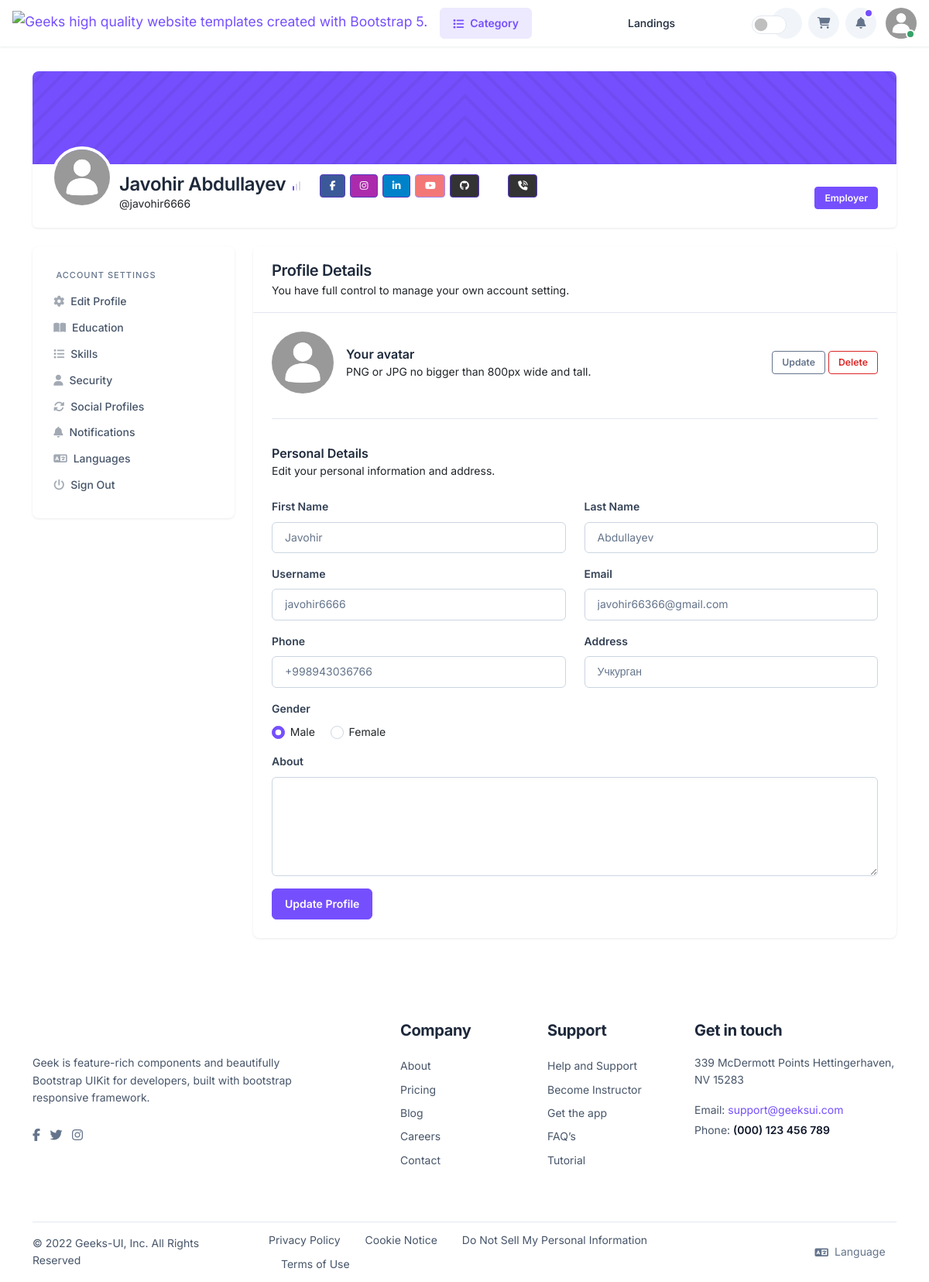
/users/settings/javohir6666/ (signed in), run on the app's committed database.
### users/models.py (models this page shows)
class CustomUser(AbstractUser):
    user_type= models.CharField(max_length=20, choices=USER_TYPE)
    phone = models.CharField(max_length=17, blank=True, null=True)
    telegram = models.CharField(max_length=150, blank=True, null=True)
    instagram = models.CharField(max_length=150, blank=True, null=True)
    website = models.CharField(max_length=150, blank=True, null=True)
    linkedin= models.CharField(max_length=150, blank=True, null=True)
    facebook = models.CharField(max_length=150, blank=True, null=True)
    github = models.CharField(max_length=150, blank=True, null=True)
    youtube = models.CharField(max_length=150, blank=True, null=True)
    about = models.TextField(blank=True)
    languages = models.CharField(max_length=20, choices=LANGUAGES, blank=True)
    gender = models.CharField(max_length=20, choices=GENDER_SELECTION, blank=True)
    avatar = models.ImageField(upload_to='avatars/', default='avatars/default.png', blank=True)
    address = models.CharField(max_length=255, blank=True, null=True)
    class Meta:
        ordering = ['-date_joined']
    def __str__(self):
        return str(self.username)

### users/views.py (the view)
# urls.py: path(r'settings/<str:username>/', ProfileView.as_view(), name='profile'),
class ProfileView(View):
    def get(self, request, username):
        user = get_object_or_404(CustomUser, username=username)
        return render(request, 'users/profile/edit_profile.html', {"customuser": user})

### templates/users/profile/edit_profile.html (shortened to what this page needs)
{% extends 'users/profile/layouts/detail.html' %}
{% block cont %}
<div class="col-lg-9 col-md-8 col-12">
    <div class="card">
        <div class="card-header">
            <h3 class="mb-0">Profile Details</h3>
            <p class="mb-0">
                You have full control to manage your own account setting.
            </p>
        </div>
        <div class="card-body">
            <div class="d-lg-flex align-items-center justify-content-between">
                <div class="d-flex align-items-center mb-4 mb-lg-0">
                    <img src="{{user.avatar.url}}" id="img-uploaded" class="avatar-xl rounded-circle" alt="">
                    <div class="ms-3">
                        <h4 class="mb-0">Your avatar</h4>
                        <p class="mb-0">
                            PNG or JPG no bigger than 800px wide and tall.
                        </p>
                    </div>
                </div>
                <div>
                    <a href="#" class="btn btn-outline-secondary btn-sm">Update</a>
                    <a href="#" class="btn btn-outline-danger btn-sm">Delete</a>
                </div>
            </div>
            <hr class="my-5">
            <div>
                <h4 class="mb-0">Personal Details</h4>
                <p class="mb-4">
                    Edit your personal information and address.
                </p>
                <form method="POST" action="/users/settings/{{user.username}}/update/" enctype="multipart/form-data" class="row">
                    <div class="mb-3 col-12 col-md-6">
                        <label class="form-label" for="fname">First Name</label>
                        <input type="text" name="first_name" class="form-control" value="{{user.first_name}}">
                    </div>
                    <div class="mb-3 col-12 col-md-6">
                        <label class="form-label" for="lname">Last Name</label>
                        <input type="text" name="last_name" class="form-control" value="{{user.last_name}}">
                    </div>
                    <div class="mb-3 col-12 col-md-6">
                        <label class="form-label" for="lname">Username</label>
                        <input type="text" name="username" class="form-control" value="{{user.username}}" required>
                    </div>
                    <div class="mb-3 col-12 col-md-6">
                        <label class="form-label" for="lname">Email</label>
                        <input type="email" name="email" class="form-control" value="{{user.email}}" required>
                    </div>
                    <div class="mb-3 col-12 col-md-6">
                        <label class="form-label" for="phone">Phone</label>
                        <input type="text" name="phone" id="phone" class="form-control" value="{{user.phone}}">
                    </div>
                    <div class="mb-3 col-12 col-md-6">
                        <label class="form-label" for="address">Address</label>
                        <input type="text" name="address" class="form-control" value="{{user.address}}">
                    </div>
                    <label class="form-label" for="gender">Gender</label>
                    <div class="mb-3 col-12 col-md-6">
                        <div class="form-check form-check-inline">
                          <input id="Male" name="gender" type="radio" value="Male" class="form-check-input" {% if user.gender == 'Male' %}checked{% endif %}>
                          <label class="form-check-label" for="Male">Male</label>
                        </div>
                        <div class="form-check form-check-inline">
                          <input id="Female" name="gender" type="radio" value="Female" class="form-check-input"  {% if user.gender == 'Female' %}checked{% endif %}>
                          <label class="form-check-label" for="Female">Female</label>
                        </div>
                      </div>
                    <div class="mb-3 col-12 col-md-12">
                        <label class="form-label" for="about">About</label>
                        <textarea type="text" name="about" class="form-control" style="height: 128px;">{{user.about}}</textarea>
                    </div>
                    <div class="col-12">
                        <button class="btn btn-primary" type="submit">
                            Update Profile
                        </button>
                    </div>
                </form>
            </div>
        </div>
    </div>
</div>
{% endblock cont %}

### templates/users/profile/layouts/detail.html (shortened to what this page needs)
{% extends 'layouts/base.html' %}
{% load static %}
{% block content %}
<section class="pt-5 pb-5">
    <div class="container">
        <div class="row align-items-center">
            <div class="col-xl-12 col-lg-12 col-md-12 col-12">
                <div class="pt-16 rounded-top-md" style="
                            background: url({% static 'img/background/profile-bg.jpg' %}) no-repeat;
                            background-size: cover;
                        "></div>
              <div class="card rounded-0 rounded-bottom  px-4  pt-2 pb-4 ">
                <div class="d-flex align-items-end justify-content-between  ">
                  <div class="d-flex align-items-center">
                    <div class="me-2 position-relative d-flex justify-content-end align-items-end mt-n5">
                      <img src="{{user.avatar.url}}" class="avatar-xl rounded-circle border border-4 border-white" alt="">
                    </div>
                    <div class="lh-1">
                      <h2 class="mb-0">{% if user.get_full_name %}{{user.get_full_name}}{% else %}None{% endif %}
                        <a href="#" class="text-decoration-none" data-bs-toggle="tooltip" data-placement="top" aria-label="Beginner" data-bs-original-title="Beginner">
                          <svg width="16" height="16" viewBox="0 0 16 16" fill="none" xmlns="http://www.w3.org/2000/svg">
                            <rect x="3" y="8" width="2" height="6" rx="1" fill="#754FFE"></rect>
                            <rect x="7" y="5" width="2" height="9" rx="1" fill="#DBD8E9"></rect>
                            <rect x="11" y="2" width="2" height="12" rx="1" fill="#DBD8E9"></rect>
                          </svg>
                        </a>
                        <div class="d-inline mx-3">
                          <a class="btn btn-sm btn-primary btn-floating {% if user.facebook %}active {% else %} disabled{% endif %} " style="background-color: #3b5998;" href="https://facebook.com/{{user.facebook}}" role="button">
                            <i class="fab fa-facebook-f"></i>
                          </a>
                          <a class="btn btn-sm btn-primary btn-floating {% if user.instagram %}active {% else %} disabled{% endif %} " style="background-color: #ac2bac;" href="https://instagram.com/{{user.instagram}}" role="button">
                            <i class="fab fa-instagram"></i>
                          </a>
                          <a class="btn btn-sm btn-primary btn-floating {% if user.linkedin %}active {% else %} disabled{% endif %} " style="background-color: #0082ca;" href="https://linkedin.com/{{user.linkedin}}" role="button">
                            <i class="fab fa-linkedin-in"></i>
                          </a>
                          <a class="btn btn-sm btn-primary btn-floating {% if user.youtube %}active {% else %} disabled{% endif %} " style="background-color: #ed302f;" href="https://youtube.com/{{user.youtube}}" role="button">
                            <i class="fab fa-youtube"></i>
                          </a>
                          <a class="btn btn-sm btn-primary btn-floating {% if user.github %}active {% else %} disabled{% endif %} " style="background-color: #333333;" href="https://github.com/{{user.github}}" role="button">
                            <i class="fab fa-github"></i>
                          </a>
                          <a class="btn btn-sm btn-primary mx-5 btn-floating {% if user.phone %}active {% else %} disabled{% endif %} " style="background-color: #333333;" href="tel:{{user.phone}}" role="button">
                            <i class="fa fa-phone-volume"></i>
                          </a>
                        </div>
                      </h2>
                      <p class=" mb-0 d-block">@{{user}}</p>
                    </div>
                  </div>
                  <div>
                    <span class="btn btn-primary btn-sm d-none d-md-block">{{user.user_type}}</span>
                  </div>
                </div>
                </div>
            </div>
        </div>
<div class="row mt-0 mt-md-4">
            <div class="col-lg-3 col-md-4 col-12">
                <nav class="navbar navbar-expand-md navbar-light shadow-sm mb-4 mb-lg-0 sidenav">
                    <div class="collapse navbar-collapse" id="sidenav">
                        <div class="navbar-nav flex-column">
                            <span class="navbar-header">Account Settings</span>
                            <ul class="list-unstyled ms-n2 mb-0">
                                <li class="nav-item">
                                    <a class="nav-link" href="{% url 'users:profile' user.username %}"><i class="fa fa-gear nav-icon"></i>Edit Profile</a>
                                </li>
                                <li class="nav-item">
                                    <a class="nav-link" href="{% url 'users:profileEducation' user.username %}"><i class="fa fa-book-open nav-icon"></i>Education</a>
                                </li>
                                <li class="nav-item">
                                    <a class="nav-link" href="{% url 'users:profileSkill' user.username %}"><i class="fa fa-list nav-icon"></i>Skills</a>
                                </li>
                                <li class="nav-item">
                                    <a class="nav-link" href="{% url 'users:profileSecurity' user.username %}"><i class="fa fa-user nav-icon"></i>Security</a>
                                </li>
                                <li class="nav-item">
                                    <a class="nav-link" href="{% url 'users:profileSocialNetwork' user.username %}"><i class="fa fa-rotate nav-icon"></i>Social
                                        Profiles</a>
                                </li>
                                <li class="nav-item">
                                    <a class="nav-link" href="{% url 'users:profileNotification' user.username %}"><i class="fa fa-bell nav-icon"></i>Notifications</a>
                                </li>
                                <li class="nav-item">
                                  <a class="nav-link" href="{% url 'users:profilelanguages' user.username %}"><i class="fa fa-language nav-icon"></i>Languages</a>
                              </li>
                                <li class="nav-item">
                                    <a class="nav-link" href="../index.html"><i class="fa fa-power-off nav-icon"></i>Sign Out</a>
                                </li>
                            </ul>
                        </div>
                    </div>
                </nav>
            </div>
{% block cont %}{% endblock cont %}
        </div>
    </div>
</section>
{% endblock content %}

### templates/components/user_avatar.html (shortened to what this page needs)
<ul class="navbar-nav navbar-right-wrap ms-2 d-none d-lg-block">
    <li class="dropdown d-inline-block stopevent">
        <a class="btn btn-light btn-icon rounded-circle text-muted indicator indicator-primary" href="#" role="button" id="dropdownNotificationSecond" data-bs-toggle="dropdown" aria-haspopup="true" aria-expanded="false">
            <i class="fa fa-bell"> </i>
        </a>
    </li>
    <li class="dropdown ms-2 d-inline-block">
        <a class="rounded-circle" href="#" data-bs-toggle="dropdown" data-bs-display="static" aria-expanded="false">
            <div class="avatar avatar-md avatar-indicators avatar-online">
                <img alt="avatar" src="{{user.avatar.url}}" class="rounded-circle">
            </div>
        </a>
    </li>
</ul>

### data on the page
CustomUser: avatar (placeholder picture), get_full_name "Javohir Abdullayev", username "javohir6666", user_type "Employer", first_name "Javohir", last_name "Abdullayev", email "javohir66366@gmail.com", phone "+998943036766", address "Учкурган", gender "☑ Male", gender "☐ Female"
